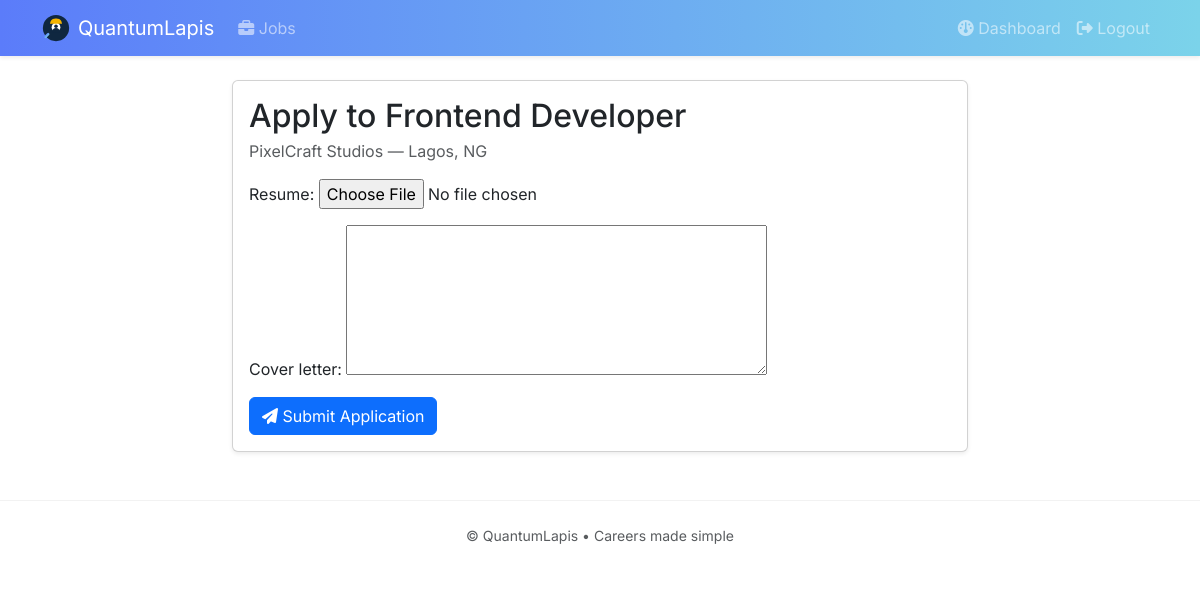
The page /job/2/apply/ (signed in) on the database its author committed.
### jobs/models.py (models this page shows, shortened)
class Job(models.Model):
    title = models.CharField(max_length=255)
    company_name = models.CharField(max_length=255)
    location = models.CharField(max_length=255)
    description = models.TextField()
    posted_by = models.ForeignKey(settings.AUTH_USER_MODEL, on_delete=models.CASCADE, related_name='posted_jobs')
    created_at = models.DateTimeField(auto_now_add=True)

### jobs/views.py (the view)
# urls.py: path('job/<int:pk>/apply/', views.apply_job, name='apply_job'),
@login_required
def apply_job(request, pk):
    if not request.user.is_applicant():
        return redirect('accounts:dashboard_redirect')
    job = get_object_or_404(Job, pk=pk)
    if request.method == 'POST':
        form = ApplicationForm(request.POST, request.FILES)
        if form.is_valid():
            application: Application = form.save(commit=False)
            application.job = job
            application.applicant = request.user
            application.save()
            return redirect('accounts:applicant_dashboard')
    else:
        form = ApplicationForm()
    return render(request, 'jobs/apply_job.html', {'form': form, 'job': job})

### jobs/forms.py
class ApplicationForm(forms.ModelForm):
    class Meta:
        model = Application
        fields = ['resume', 'cover_letter']
        widgets = {
            'cover_letter': forms.Textarea(attrs={'rows': 6})
        }

### accounts/models.py (called while the page is built)
    def is_applicant(self) -> bool:
        return self.role == self.ROLE_APPLICANT

### templates/jobs/apply_job.html (shortened to what this page needs)
{% extends 'base.html' %}
{% block content %}
<div class="row justify-content-center">
  <div class="col-lg-8">
    <div class="card shadow-sm">
      <div class="card-body">
        <h2 class="mb-1">Apply to {{ job.title }}</h2>
        <div class="text-muted mb-3">{{ job.company_name }} — {{ job.location }}</div>
        <form method="post" enctype="multipart/form-data">
          {{ form.as_p }}
          <button class="btn btn-primary" type="submit"><i class="fa-solid fa-paper-plane"></i> Submit Application</button>
        </form>
      </div>
    </div>
  </div>
 </div>
{% endblock %}

### static/css/styles.css (style rules this page uses)
:root { --brand-start: #5b7cfa; --brand-end: #7bd3ea; --bg: #f7f9fc; }
body.bg-body { font-family: 'Inter', system-ui, -apple-system, Segoe UI, Roboto, Arial, sans-serif; background: var(--bg); }

### rows shown on the page
Job: title "Frontend Developer", company_name "PixelCraft Studios", location "Lagos, NG"
